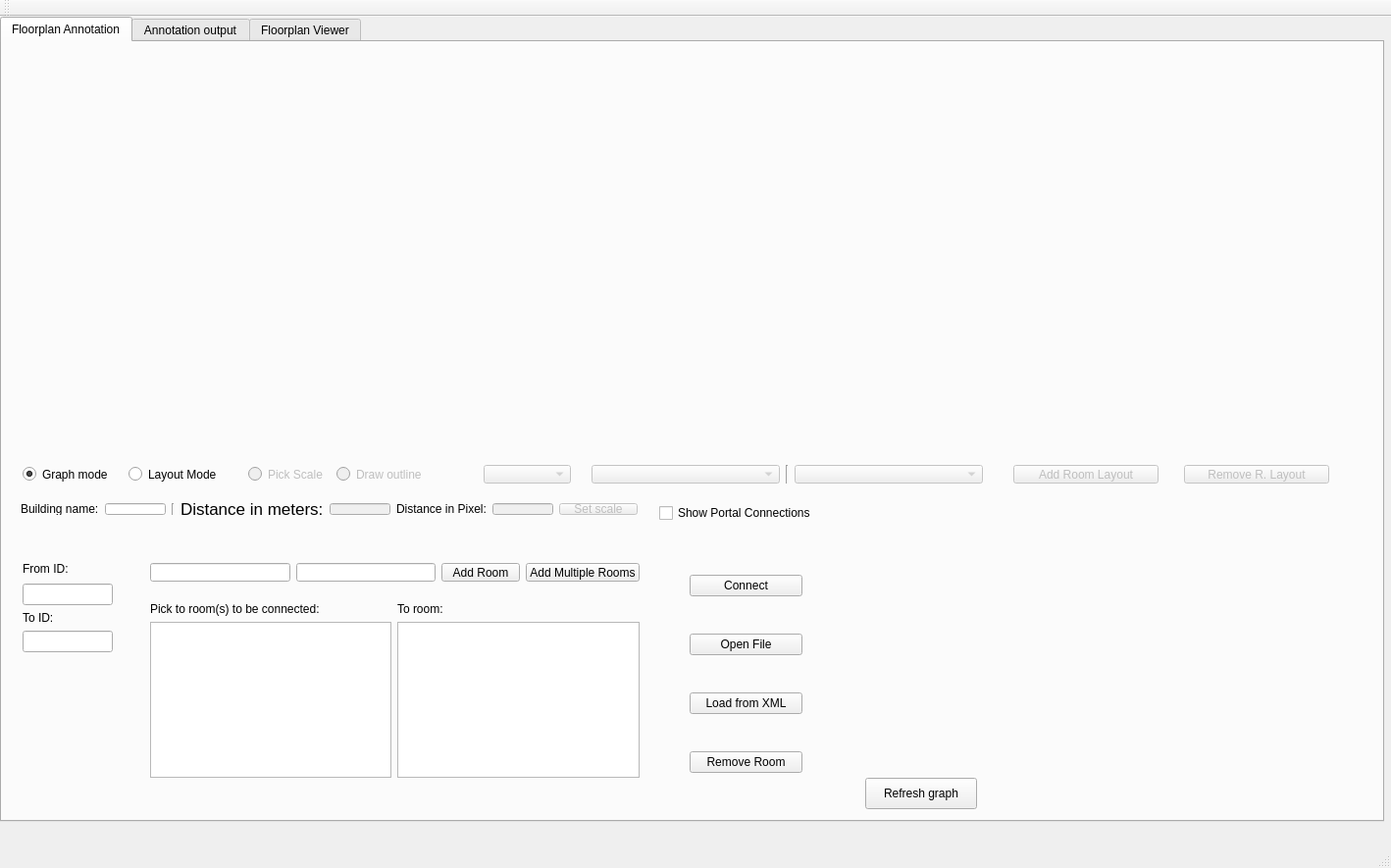
<?xml version="1.0" encoding="UTF-8"?>
<ui version="4.0">
 <class>MainWindow</class>
 <widget class="QMainWindow" name="MainWindow">
  <property name="geometry">
   <rect>
    <x>0</x>
    <y>0</y>
    <width>1418</width>
    <height>885</height>
   </rect>
  </property>
  <property name="maximumSize">
   <size>
    <width>1600</width>
    <height>1600</height>
   </size>
  </property>
  <property name="mouseTracking">
   <bool>true</bool>
  </property>
  <property name="windowTitle">
   <string>TopologyAnnotator-o-matic 2000</string>
  </property>
  <widget class="QWidget" name="centralWidget">
   <widget class="QTabWidget" name="tabWidget">
    <property name="geometry">
     <rect>
      <x>0</x>
      <y>0</y>
      <width>1411</width>
      <height>821</height>
     </rect>
    </property>
    <property name="tabPosition">
     <enum>QTabWidget::North</enum>
    </property>
    <property name="currentIndex">
     <number>0</number>
    </property>
    <widget class="QWidget" name="tab_3">
     <attribute name="title">
      <string>Floorplan Annotation</string>
     </attribute>
     <widget class="QWidget" name="verticalLayoutWidget_2">
      <property name="geometry">
       <rect>
        <x>0</x>
        <y>0</y>
        <width>1401</width>
        <height>421</height>
       </rect>
      </property>
      <layout class="QVBoxLayout" name="map">
       <property name="sizeConstraint">
        <enum>QLayout::SetMaximumSize</enum>
       </property>
      </layout>
     </widget>
     <widget class="QWidget" name="verticalLayoutWidget_4">
      <property name="geometry">
       <rect>
        <x>10</x>
        <y>510</y>
        <width>114</width>
        <height>131</height>
       </rect>
      </property>
      <layout class="QVBoxLayout" name="verticalLayout_3">
       <property name="spacing">
        <number>0</number>
       </property>
       <item>
        <widget class="QLabel" name="label_8">
         <property name="maximumSize">
          <size>
           <width>16777215</width>
           <height>21</height>
          </size>
         </property>
         <property name="text">
          <string>From ID:</string>
         </property>
        </widget>
       </item>
       <item>
        <widget class="QLineEdit" name="fromRoomIntervallineEdit_2">
         <property name="inputMethodHints">
          <set>Qt::ImhDigitsOnly</set>
         </property>
        </widget>
       </item>
       <item>
        <widget class="QLabel" name="label_9">
         <property name="maximumSize">
          <size>
           <width>16777215</width>
           <height>16</height>
          </size>
         </property>
         <property name="text">
          <string>To ID:</string>
         </property>
        </widget>
       </item>
       <item>
        <widget class="QLineEdit" name="toRoomIntervallineEdit">
         <property name="inputMethodHints">
          <set>Qt::ImhDigitsOnly</set>
         </property>
        </widget>
       </item>
      </layout>
     </widget>
     <widget class="QWidget" name="horizontalLayoutWidget_4">
      <property name="geometry">
       <rect>
        <x>8</x>
        <y>459</y>
        <width>651</width>
        <height>34</height>
       </rect>
      </property>
      <layout class="QHBoxLayout" name="horizontalLayout_4">
       <item>
        <widget class="QLabel" name="label_5">
         <property name="text">
          <string>Building name:</string>
         </property>
        </widget>
       </item>
       <item>
        <widget class="QLineEdit" name="buildingNamelineEdit"/>
       </item>
       <item>
        <widget class="Line" name="line_2">
         <property name="orientation">
          <enum>Qt::Vertical</enum>
         </property>
        </widget>
       </item>
       <item>
        <widget class="QLabel" name="label">
         <property name="font">
          <font>
           <pointsize>13</pointsize>
          </font>
         </property>
         <property name="text">
          <string>Distance in meters:</string>
         </property>
        </widget>
       </item>
       <item>
        <widget class="QLineEdit" name="scaleInterval2">
         <property name="enabled">
          <bool>false</bool>
         </property>
        </widget>
       </item>
       <item>
        <widget class="QLabel" name="label_2">
         <property name="text">
          <string>Distance in Pixel:</string>
         </property>
        </widget>
       </item>
       <item>
        <widget class="QLineEdit" name="mouseDistance">
         <property name="enabled">
          <bool>false</bool>
         </property>
        </widget>
       </item>
       <item>
        <widget class="QPushButton" name="setScaleButton">
         <property name="enabled">
          <bool>false</bool>
         </property>
         <property name="text">
          <string>Set scale</string>
         </property>
        </widget>
       </item>
      </layout>
     </widget>
     <widget class="QWidget" name="horizontalLayoutWidget_6">
      <property name="geometry">
       <rect>
        <x>590</x>
        <y>420</y>
        <width>421</width>
        <height>41</height>
       </rect>
      </property>
      <layout class="QHBoxLayout" name="horizontalLayout_6">
       <item>
        <widget class="QComboBox" name="portalToRoomComboBox">
         <property name="enabled">
          <bool>false</bool>
         </property>
        </widget>
       </item>
       <item>
        <widget class="Line" name="line">
         <property name="orientation">
          <enum>Qt::Vertical</enum>
         </property>
        </widget>
       </item>
       <item>
        <widget class="QComboBox" name="roomsComboBox">
         <property name="enabled">
          <bool>false</bool>
         </property>
        </widget>
       </item>
      </layout>
     </widget>
     <widget class="QWidget" name="verticalLayoutWidget_3">
      <property name="geometry">
       <rect>
        <x>690</x>
        <y>520</y>
        <width>137</width>
        <height>248</height>
       </rect>
      </property>
      <layout class="QVBoxLayout" name="verticalLayout_2">
       <item>
        <widget class="QPushButton" name="connectVertices">
         <property name="text">
          <string>Connect</string>
         </property>
        </widget>
       </item>
       <item>
        <spacer name="horizontalSpacer">
         <property name="orientation">
          <enum>Qt::Horizontal</enum>
         </property>
         <property name="sizeHint" stdset="0">
          <size>
           <width>40</width>
           <height>20</height>
          </size>
         </property>
        </spacer>
       </item>
       <item>
        <widget class="QPushButton" name="openFolderButton">
         <property name="text">
          <string>Open File</string>
         </property>
        </widget>
       </item>
       <item>
        <spacer name="horizontalSpacer_2">
         <property name="orientation">
          <enum>Qt::Horizontal</enum>
         </property>
         <property name="sizeHint" stdset="0">
          <size>
           <width>40</width>
           <height>20</height>
          </size>
         </property>
        </spacer>
       </item>
       <item>
        <widget class="QPushButton" name="loadFromXMLpushButton">
         <property name="text">
          <string>Load from XML</string>
         </property>
        </widget>
       </item>
       <item>
        <spacer name="horizontalSpacer_3">
         <property name="orientation">
          <enum>Qt::Horizontal</enum>
         </property>
         <property name="sizeHint" stdset="0">
          <size>
           <width>40</width>
           <height>20</height>
          </size>
         </property>
        </spacer>
       </item>
       <item>
        <widget class="QPushButton" name="removeRoompushButton">
         <property name="text">
          <string>Remove Room</string>
         </property>
        </widget>
       </item>
      </layout>
     </widget>
     <widget class="QWidget" name="horizontalLayoutWidget_2">
      <property name="geometry">
       <rect>
        <x>140</x>
        <y>520</y>
        <width>521</width>
        <height>41</height>
       </rect>
      </property>
      <layout class="QHBoxLayout" name="horizontalLayout_2">
       <item>
        <widget class="QLineEdit" name="roomNumberTextBox"/>
       </item>
       <item>
        <widget class="QLineEdit" name="roomCatTextBox">
         <property name="inputMethodHints">
          <set>Qt::ImhNone</set>
         </property>
         <property name="inputMask">
          <string/>
         </property>
        </widget>
       </item>
       <item>
        <widget class="QPushButton" name="addRoomButton">
         <property name="text">
          <string>Add Room</string>
         </property>
        </widget>
       </item>
       <item>
        <widget class="QPushButton" name="addMultipleRoomspushButton">
         <property name="text">
          <string>Add Multiple Rooms</string>
         </property>
        </widget>
       </item>
      </layout>
     </widget>
     <widget class="QWidget" name="horizontalLayoutWidget_3">
      <property name="geometry">
       <rect>
        <x>10</x>
        <y>420</y>
        <width>231</width>
        <height>41</height>
       </rect>
      </property>
      <layout class="QHBoxLayout" name="horizontalLayout_8">
       <item>
        <widget class="QRadioButton" name="graphMode">
         <property name="text">
          <string>Graph mode</string>
         </property>
         <property name="checked">
          <bool>true</bool>
         </property>
        </widget>
       </item>
       <item>
        <widget class="QRadioButton" name="drawOutlineRadioButton">
         <property name="text">
          <string>Layout Mode</string>
         </property>
        </widget>
       </item>
      </layout>
     </widget>
     <widget class="QWidget" name="horizontalLayoutWidget_5">
      <property name="geometry">
       <rect>
        <x>240</x>
        <y>420</y>
        <width>204</width>
        <height>41</height>
       </rect>
      </property>
      <layout class="QHBoxLayout" name="horizontalLayout_3">
       <item>
        <widget class="QRadioButton" name="PickScaleButton">
         <property name="enabled">
          <bool>false</bool>
         </property>
         <property name="text">
          <string>Pick Scale</string>
         </property>
        </widget>
       </item>
       <item>
        <widget class="QRadioButton" name="drawRoomOutlineButton">
         <property name="enabled">
          <bool>false</bool>
         </property>
         <property name="text">
          <string>Draw outline</string>
         </property>
        </widget>
       </item>
      </layout>
     </widget>
     <widget class="QWidget" name="verticalLayoutWidget">
      <property name="geometry">
       <rect>
        <x>880</x>
        <y>470</y>
        <width>521</width>
        <height>281</height>
       </rect>
      </property>
      <layout class="QVBoxLayout" name="verticalLayout"/>
     </widget>
     <widget class="QPushButton" name="refreshGraphpushButton">
      <property name="geometry">
       <rect>
        <x>880</x>
        <y>750</y>
        <width>114</width>
        <height>32</height>
       </rect>
      </property>
      <property name="text">
       <string>Refresh graph</string>
      </property>
     </widget>
     <widget class="QWidget" name="horizontalLayoutWidget">
      <property name="geometry">
       <rect>
        <x>140</x>
        <y>500</y>
        <width>211</width>
        <height>21</height>
       </rect>
      </property>
      <layout class="QHBoxLayout" name="horizontalLayout">
       <item>
        <widget class="QLabel" name="label_3">
         <property name="text">
          <string>Room ID:</string>
         </property>
        </widget>
       </item>
       <item>
        <widget class="QLabel" name="label_4">
         <property name="text">
          <string>Room type:</string>
         </property>
        </widget>
       </item>
      </layout>
     </widget>
     <widget class="QWidget" name="horizontalLayoutWidget_8">
      <property name="geometry">
       <rect>
        <x>1020</x>
        <y>420</y>
        <width>344</width>
        <height>41</height>
       </rect>
      </property>
      <layout class="QHBoxLayout" name="horizontalLayout_7">
       <item>
        <widget class="QPushButton" name="addRoomLayout">
         <property name="enabled">
          <bool>false</bool>
         </property>
         <property name="font">
          <font>
           <kerning>true</kerning>
          </font>
         </property>
         <property name="text">
          <string>Add Room Layout</string>
         </property>
         <property name="flat">
          <bool>false</bool>
         </property>
        </widget>
       </item>
       <item>
        <spacer name="verticalSpacer">
         <property name="orientation">
          <enum>Qt::Vertical</enum>
         </property>
         <property name="sizeHint" stdset="0">
          <size>
           <width>20</width>
           <height>40</height>
          </size>
         </property>
        </spacer>
       </item>
       <item>
        <widget class="QPushButton" name="removeRoomLayoutpushButton">
         <property name="enabled">
          <bool>false</bool>
         </property>
         <property name="text">
          <string>Remove R. Layout</string>
         </property>
        </widget>
       </item>
      </layout>
     </widget>
     <widget class="QWidget" name="horizontalLayoutWidget_7">
      <property name="geometry">
       <rect>
        <x>480</x>
        <y>420</y>
        <width>111</width>
        <height>41</height>
       </rect>
      </property>
      <layout class="QHBoxLayout" name="horizontalLayout_5">
       <item>
        <widget class="QComboBox" name="lineTypesComboBox">
         <property name="enabled">
          <bool>false</bool>
         </property>
        </widget>
       </item>
      </layout>
     </widget>
     <widget class="QWidget" name="gridLayoutWidget">
      <property name="geometry">
       <rect>
        <x>140</x>
        <y>560</y>
        <width>521</width>
        <height>201</height>
       </rect>
      </property>
      <layout class="QGridLayout" name="gridLayout_2">
       <item row="1" column="0">
        <widget class="QListWidget" name="rooms1"/>
       </item>
       <item row="0" column="0">
        <widget class="QLabel" name="label_6">
         <property name="text">
          <string>Pick to room(s) to be connected:</string>
         </property>
        </widget>
       </item>
       <item row="0" column="1">
        <widget class="QLabel" name="label_7">
         <property name="text">
          <string>To room:</string>
         </property>
        </widget>
       </item>
       <item row="1" column="1">
        <widget class="QListWidget" name="rooms2"/>
       </item>
      </layout>
     </widget>
     <widget class="QCheckBox" name="showPortalConnectionscheckBox">
      <property name="geometry">
       <rect>
        <x>670</x>
        <y>470</y>
        <width>191</width>
        <height>20</height>
       </rect>
      </property>
      <property name="text">
       <string>Show Portal Connections</string>
      </property>
     </widget>
    </widget>
    <widget class="QWidget" name="tab_4">
     <attribute name="title">
      <string>Annotation output</string>
     </attribute>
     <widget class="QTextEdit" name="XMLFiletextEdit">
      <property name="geometry">
       <rect>
        <x>0</x>
        <y>0</y>
        <width>1401</width>
        <height>781</height>
       </rect>
      </property>
      <property name="minimumSize">
       <size>
        <width>1401</width>
        <height>781</height>
       </size>
      </property>
     </widget>
    </widget>
    <widget class="QWidget" name="viewerTab">
     <attribute name="title">
      <string>Floorplan Viewer</string>
     </attribute>
     <widget class="QWidget" name="verticalLayoutWidget_5">
      <property name="geometry">
       <rect>
        <x>0</x>
        <y>10</y>
        <width>1401</width>
        <height>511</height>
       </rect>
      </property>
      <layout class="QVBoxLayout" name="viewerLayout"/>
     </widget>
     <widget class="QWidget" name="horizontalLayoutWidget_9">
      <property name="geometry">
       <rect>
        <x>30</x>
        <y>540</y>
        <width>333</width>
        <height>32</height>
       </rect>
      </property>
      <layout class="QHBoxLayout" name="horizontalLayout_9">
       <item>
        <widget class="QPushButton" name="displayXMLpushButton">
         <property name="text">
          <string>Display XML</string>
         </property>
        </widget>
       </item>
       <item>
        <widget class="QPushButton" name="convertXMLtoImagepushButton">
         <property name="text">
          <string>Convert XML files to Image</string>
         </property>
        </widget>
       </item>
      </layout>
     </widget>
    </widget>
   </widget>
  </widget>
  <widget class="QMenuBar" name="menuBar">
   <property name="geometry">
    <rect>
     <x>0</x>
     <y>0</y>
     <width>1418</width>
     <height>22</height>
    </rect>
   </property>
  </widget>
  <widget class="QToolBar" name="mainToolBar">
   <attribute name="toolBarArea">
    <enum>TopToolBarArea</enum>
   </attribute>
   <attribute name="toolBarBreak">
    <bool>false</bool>
   </attribute>
  </widget>
  <widget class="QStatusBar" name="statusBar"/>
 </widget>
 <layoutdefault spacing="6" margin="11"/>
 <resources/>
 <connections/>
</ui>
